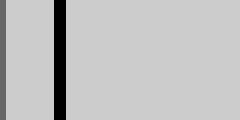
Frame 1 (no input)
Frame 60 (no input): identical to frame 1, image omitted
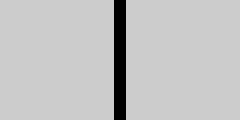
Frame 120 (the mouse pressed at the canvas centre since frame 60)

The p5.js sketch that drew these frames (run headless with seeded random() and noise() and a simulated clock; from frame 60 on, the mouse is pressed at the canvas centre):

// p5.js sketch
// ── sketch.js
function setup() {
  createCanvas(240, 120);
  strokeWeight(12);
}

function draw() {
  background(204);
  stroke(102);
  line(mouseX, 0, mouseX, height);  // Gray line
  stroke(0);
  let mx = mouseX/2 + 60;
  line(mx, 0, mx, height);  // Black line
}

// https://editor.p5js.org/jht1493/sketches/BglFnxl3U
// Ex_05_22 Map Values to a Range

// https://github.com/lmccart/gswp5.js-code/blob/master/05_Response/Ex_05_22.js
